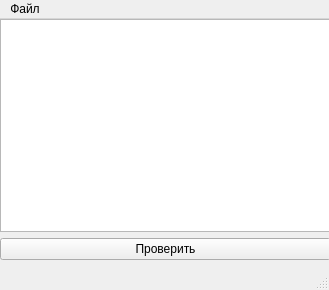
<?xml version="1.0" encoding="UTF-8"?>
<ui version="4.0">
 <class>MainWindow</class>
 <widget class="QMainWindow" name="MainWindow">
  <property name="geometry">
   <rect>
    <x>0</x>
    <y>0</y>
    <width>329</width>
    <height>290</height>
   </rect>
  </property>
  <property name="windowTitle">
   <string>MainWindow</string>
  </property>
  <widget class="QWidget" name="centralwidget">
   <widget class="QWidget" name="verticalLayoutWidget">
    <property name="geometry">
     <rect>
      <x>0</x>
      <y>0</y>
      <width>331</width>
      <height>241</height>
     </rect>
    </property>
    <layout class="QVBoxLayout" name="verticalLayout">
     <item>
      <widget class="QTextEdit" name="textEdit"/>
     </item>
     <item>
      <widget class="QPushButton" name="pushButton">
       <property name="text">
        <string>Проверить</string>
       </property>
      </widget>
     </item>
    </layout>
   </widget>
  </widget>
  <widget class="QMenuBar" name="menubar">
   <property name="geometry">
    <rect>
     <x>0</x>
     <y>0</y>
     <width>329</width>
     <height>25</height>
    </rect>
   </property>
   <widget class="QMenu" name="menu">
    <property name="title">
     <string>Файл</string>
    </property>
    <addaction name="action"/>
   </widget>
   <addaction name="menu"/>
  </widget>
  <widget class="QStatusBar" name="statusbar"/>
  <action name="action">
   <property name="text">
    <string>Открыть</string>
   </property>
  </action>
 </widget>
 <resources/>
 <connections/>
</ui>
